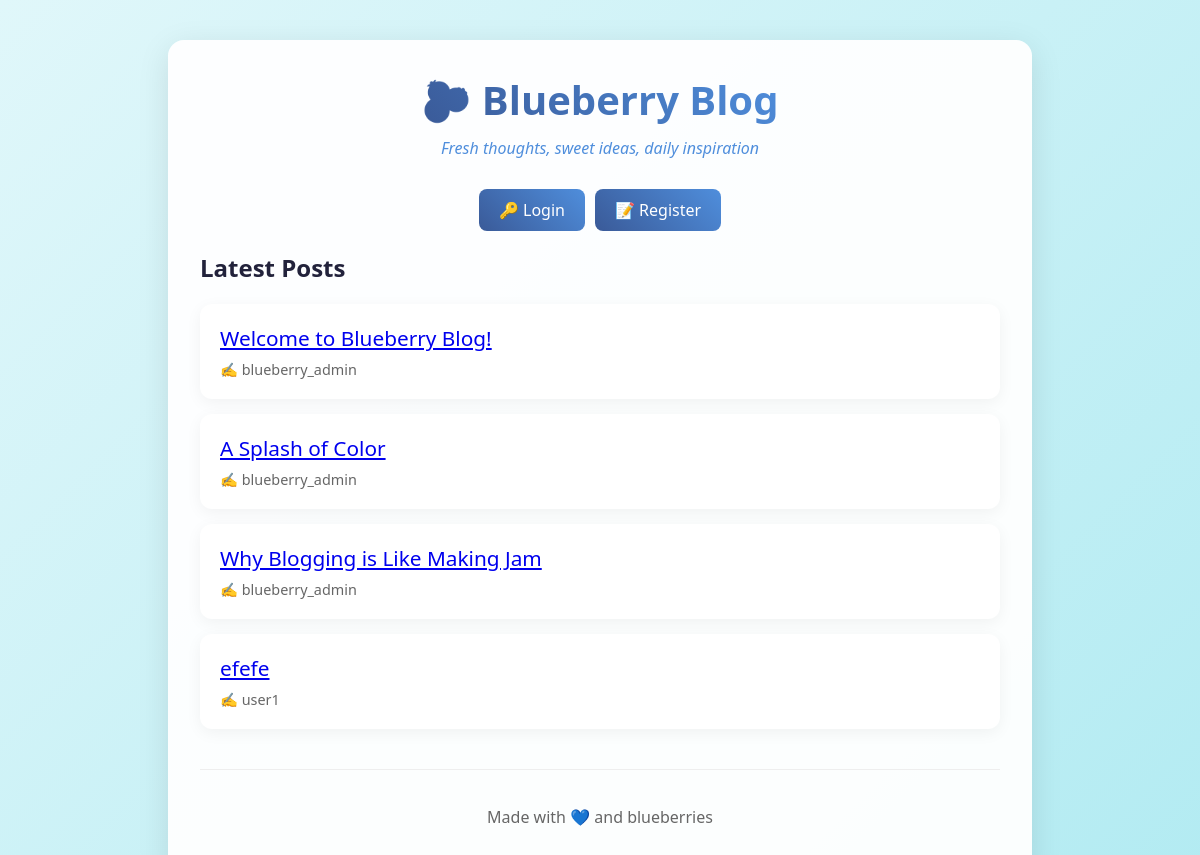
Before: / with the older database file.
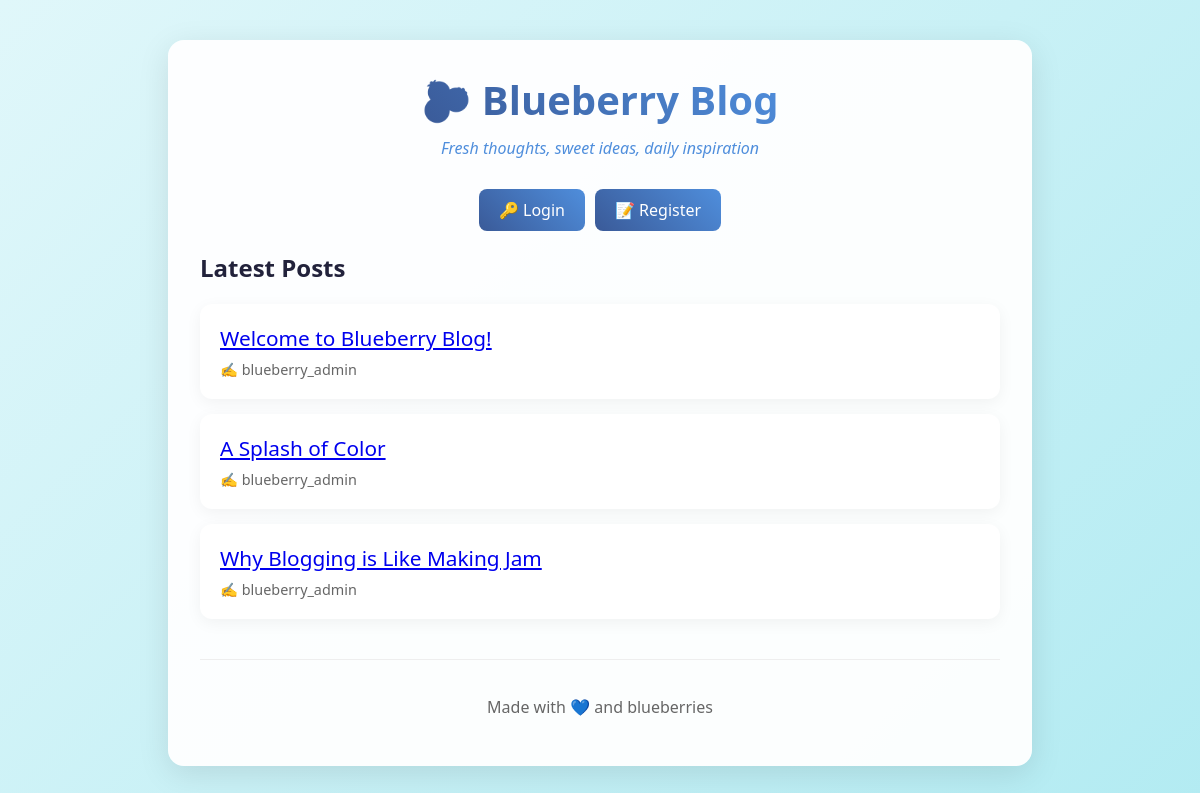
After: the same page with the newer database file.
### app/models.py (models this page shows, shortened)
class Post(db.Model):
    id = db.Column(db.Integer, primary_key=True)
    title = db.Column(db.String(120), nullable=False)
    content = db.Column(db.Text, nullable=False)
    user_id = db.Column(db.Integer, db.ForeignKey('user.id'))

class User(UserMixin, db.Model):
    id = db.Column(db.Integer, primary_key=True)
    username = db.Column(db.String(80), unique=True, nullable=False)
    password_hash = db.Column(db.String(128), nullable=False)
    posts = db.relationship('Post', backref='author', lazy='dynamic')

### app/main.py (the view)
@bp.route('/')
def index():
    posts = Post.query.all()
    return render_template('index.html', posts=posts)

### app/templates/index.html (shortened to what this page needs)
<!DOCTYPE html>
<html>
<head>
    <link rel="stylesheet" href="{{ url_for('static', filename='style.css') }}">
</head>
<body>
    <div class="container">
        <div class="site-header">
            <h1 class="site-title">🫐 Blueberry Blog</h1>
            <p class="site-subtitle">Fresh thoughts, sweet ideas, daily inspiration</p>
        </div>
        <div class="nav-buttons">
            {% if current_user.is_authenticated %}
                <span>Welcome back, <b>{{ current_user.username }}</b>! 🎉</span>
                <a href="{{ url_for('main.create_post') }}" class="btn">✍️ Create Post</a>
                <a href="{{ url_for('main.logout') }}" class="btn">👋 Logout</a>
            {% else %}
                <a href="{{ url_for('main.login') }}" class="btn">🔑 Login</a>
                <a href="{{ url_for('main.register') }}" class="btn">📝 Register</a>
            {% endif %}
        </div>
        <h2>Latest Posts</h2>
        {% if posts %}
        <div class="posts-grid">
            {% for post in posts %}
                <div class="card">
                    <div class="post-title">
                        <a href="{{ url_for('main.view_post', post_id=post.id) }}">{{ post.title }}</a>
                    </div>
                    <div class="post-meta">
                        <span>✍️ {{ post.author.username }}</span>
                    </div>
                </div>
            {% endfor %}
        </div>
        {% else %}
            <p>No posts yet. Be the first to <a href="{{ url_for('main.create_post') }}">create one</a>!</p>
        {% endif %}
        <div class="footer">
            <p>Made with 💙 and blueberries</p>
        </div>
    </div>
</body>
</html>

Changed rows visible on the page:
removed Post: title "efefe", author.username "user1"
